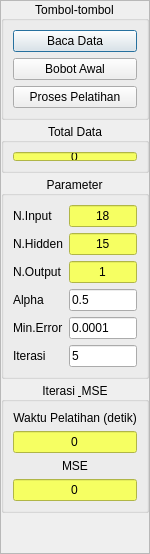
           <widget class="QFrame" name="Tools">
            <property name="maximumSize">
             <size>
              <width>150</width>
              <height>16777215</height>
             </size>
            </property>
            <property name="frameShape">
             <enum>QFrame::StyledPanel</enum>
            </property>
            <property name="frameShadow">
             <enum>QFrame::Raised</enum>
            </property>
            <layout class="QVBoxLayout" name="verticalLayout_2">
             <property name="spacing">
              <number>3</number>
             </property>
             <property name="leftMargin">
              <number>0</number>
             </property>
             <property name="topMargin">
              <number>0</number>
             </property>
             <property name="rightMargin">
              <number>0</number>
             </property>
             <property name="bottomMargin">
              <number>0</number>
             </property>
             <item>
              <widget class="QGroupBox" name="Tombol">
               <property name="tabletTracking">
                <bool>false</bool>
               </property>
               <property name="acceptDrops">
                <bool>false</bool>
               </property>
               <property name="autoFillBackground">
                <bool>false</bool>
               </property>
               <property name="styleSheet">
                <string notr="true">background-color: rgb(217, 217, 217),</string>
               </property>
               <property name="title">
                <string>Tombol-tombol</string>
               </property>
               <property name="alignment">
                <set>Qt::AlignCenter</set>
               </property>
               <property name="flat">
                <bool>true</bool>
               </property>
               <property name="checkable">
                <bool>false</bool>
               </property>
               <layout class="QVBoxLayout" name="verticalLayout_3">
                <item>
                 <widget class="QPushButton" name="pbBaca">
                  <property name="acceptDrops">
                   <bool>false</bool>
                  </property>
                  <property name="text">
                   <string>Baca Data</string>
                  </property>
                  <property name="checkable">
                   <bool>false</bool>
                  </property>
                  <property name="default">
                   <bool>true</bool>
                  </property>
                  <property name="flat">
                   <bool>false</bool>
                  </property>
                 </widget>
                </item>
                <item>
                 <widget class="QPushButton" name="pbBobot">
                  <property name="text">
                   <string>Bobot Awal</string>
                  </property>
                 </widget>
                </item>
                <item>
                 <widget class="QPushButton" name="pbPelatihan">
                  <property name="text">
                   <string>Proses Pelatihan</string>
                  </property>
                 </widget>
                </item>
               </layout>
              </widget>
             </item>
             <item>
              <widget class="QGroupBox" name="TotalData">
               <property name="sizePolicy">
                <sizepolicy hsizetype="Preferred" vsizetype="Preferred">
                 <horstretch>0</horstretch>
                 <verstretch>0</verstretch>
                </sizepolicy>
               </property>
               <property name="maximumSize">
                <size>
                 <width>16777215</width>
                 <height>50</height>
                </size>
               </property>
               <property name="tabletTracking">
                <bool>false</bool>
               </property>
               <property name="acceptDrops">
                <bool>false</bool>
               </property>
               <property name="autoFillBackground">
                <bool>false</bool>
               </property>
               <property name="styleSheet">
                <string notr="true">background-color: rgb(217, 217, 217),</string>
               </property>
               <property name="title">
                <string>Total Data</string>
               </property>
               <property name="alignment">
                <set>Qt::AlignCenter</set>
               </property>
               <property name="flat">
                <bool>true</bool>
               </property>
               <property name="checkable">
                <bool>false</bool>
               </property>
               <layout class="QVBoxLayout" name="verticalLayout_4">
                <item>
                 <widget class="QLineEdit" name="eTotalDLatih">
                  <property name="styleSheet">
                   <string notr="true">background-color: rgb(246, 255, 98);</string>
                  </property>
                  <property name="inputMask">
                   <string/>
                  </property>
                  <property name="text">
                   <string>0</string>
                  </property>
                  <property name="echoMode">
                   <enum>QLineEdit::Normal</enum>
                  </property>
                  <property name="alignment">
                   <set>Qt::AlignCenter</set>
                  </property>
                  <property name="readOnly">
                   <bool>true</bool>
                  </property>
                 </widget>
                </item>
               </layout>
              </widget>
             </item>
             <item>
              <widget class="QGroupBox" name="Parameter">
               <property name="tabletTracking">
                <bool>false</bool>
               </property>
               <property name="acceptDrops">
                <bool>false</bool>
               </property>
               <property name="autoFillBackground">
                <bool>false</bool>
               </property>
               <property name="styleSheet">
                <string notr="true">background-color: rgb(217, 217, 217),</string>
               </property>
               <property name="title">
                <string>Parameter</string>
               </property>
               <property name="alignment">
                <set>Qt::AlignCenter</set>
               </property>
               <property name="flat">
                <bool>true</bool>
               </property>
               <property name="checkable">
                <bool>false</bool>
               </property>
               <layout class="QFormLayout" name="formLayout">
                <item row="0" column="0">
                 <widget class="QLabel" name="lNInp">
                  <property name="text">
                   <string>N.Input</string>
                  </property>
                 </widget>
                </item>
                <item row="1" column="0">
                 <widget class="QLabel" name="lNHid">
                  <property name="text">
                   <string>N.Hidden</string>
                  </property>
                 </widget>
                </item>
                <item row="2" column="0">
                 <widget class="QLabel" name="lNOut">
                  <property name="text">
                   <string>N.Output</string>
                  </property>
                 </widget>
                </item>
                <item row="3" column="0">
                 <widget class="QLabel" name="lAlpha">
                  <property name="text">
                   <string>Alpha</string>
                  </property>
                 </widget>
                </item>
                <item row="4" column="0">
                 <widget class="QLabel" name="lMinE">
                  <property name="text">
                   <string>Min.Error</string>
                  </property>
                 </widget>
                </item>
                <item row="5" column="0">
                 <widget class="QLabel" name="lIte">
                  <property name="text">
                   <string>Iterasi</string>
                  </property>
                 </widget>
                </item>
                <item row="0" column="1">
                 <widget class="QLineEdit" name="eNInp">
                  <property name="styleSheet">
                   <string notr="true">background-color: rgb(246, 255, 98);</string>
                  </property>
                  <property name="text">
                   <string>18</string>
                  </property>
                  <property name="alignment">
                   <set>Qt::AlignCenter</set>
                  </property>
                  <property name="readOnly">
                   <bool>true</bool>
                  </property>
                 </widget>
                </item>
                <item row="1" column="1">
                 <widget class="QLineEdit" name="eNHid">
                  <property name="styleSheet">
                   <string notr="true">background-color: rgb(246, 255, 98);</string>
                  </property>
                  <property name="text">
                   <string>15</string>
                  </property>
                  <property name="alignment">
                   <set>Qt::AlignCenter</set>
                  </property>
                  <property name="readOnly">
                   <bool>true</bool>
                  </property>
                 </widget>
                </item>
                <item row="2" column="1">
                 <widget class="QLineEdit" name="eNOut">
                  <property name="styleSheet">
                   <string notr="true">background-color: rgb(246, 255, 98);</string>
                  </property>
                  <property name="text">
                   <string>1</string>
                  </property>
                  <property name="alignment">
                   <set>Qt::AlignCenter</set>
                  </property>
                  <property name="readOnly">
                   <bool>true</bool>
                  </property>
                 </widget>
                </item>
                <item row="3" column="1">
                 <widget class="QLineEdit" name="eAlpha">
                  <property name="styleSheet">
                   <string notr="true">background-color: rgb(255, 255, 255),</string>
                  </property>
                  <property name="text">
                   <string>0.5</string>
                  </property>
                 </widget>
                </item>
                <item row="4" column="1">
                 <widget class="QLineEdit" name="eMinE">
                  <property name="styleSheet">
                   <string notr="true">background-color: rgb(255, 255, 255),</string>
                  </property>
                  <property name="text">
                   <string>0.0001</string>
                  </property>
                 </widget>
                </item>
                <item row="5" column="1">
                 <widget class="QLineEdit" name="eIte">
                  <property name="styleSheet">
                   <string notr="true">background-color: rgb(255, 255, 255),</string>
                  </property>
                  <property name="text">
                   <string>5</string>
                  </property>
                 </widget>
                </item>
               </layout>
              </widget>
             </item>
             <item>
              <widget class="QGroupBox" name="Iterasi">
               <property name="tabletTracking">
                <bool>false</bool>
               </property>
               <property name="acceptDrops">
                <bool>false</bool>
               </property>
               <property name="autoFillBackground">
                <bool>false</bool>
               </property>
               <property name="styleSheet">
                <string notr="true">background-color: rgb(217, 217, 217),</string>
               </property>
               <property name="title">
                <string>Iterasi &amp; MSE</string>
               </property>
               <property name="alignment">
                <set>Qt::AlignCenter</set>
               </property>
               <property name="flat">
                <bool>true</bool>
               </property>
               <property name="checkable">
                <bool>false</bool>
               </property>
               <layout class="QVBoxLayout" name="verticalLayout_5">
                <item>
                 <widget class="QLabel" name="lWaktu">
                  <property name="text">
                   <string>Waktu Pelatihan (detik)</string>
                  </property>
                  <property name="alignment">
                   <set>Qt::AlignCenter</set>
                  </property>
                 </widget>
                </item>
                <item>
                 <widget class="QLineEdit" name="eWaktu">
                  <property name="styleSheet">
                   <string notr="true">background-color: rgb(246, 255, 98);</string>
                  </property>
                  <property name="text">
                   <string>0</string>
                  </property>
                  <property name="alignment">
                   <set>Qt::AlignCenter</set>
                  </property>
                  <property name="readOnly">
                   <bool>true</bool>
                  </property>
                 </widget>
                </item>
                <item>
                 <widget class="QLabel" name="lMSE">
                  <property name="text">
                   <string>MSE</string>
                  </property>
                  <property name="alignment">
                   <set>Qt::AlignCenter</set>
                  </property>
                 </widget>
                </item>
                <item>
                 <widget class="QLineEdit" name="eMSE">
                  <property name="styleSheet">
                   <string notr="true">background-color: rgb(246, 255, 98);</string>
                  </property>
                  <property name="text">
                   <string>0</string>
                  </property>
                  <property name="alignment">
                   <set>Qt::AlignCenter</set>
                  </property>
                  <property name="readOnly">
                   <bool>true</bool>
                  </property>
                 </widget>
                </item>
               </layout>
              </widget>
             </item>
             <item>
              <spacer name="verticalSpacer_2">
               <property name="orientation">
                <enum>Qt::Vertical</enum>
               </property>
               <property name="sizeHint" stdset="0">
                <size>
                 <width>20</width>
                 <height>40</height>
                </size>
               </property>
              </spacer>
             </item>
            </layout>
           </widget>
